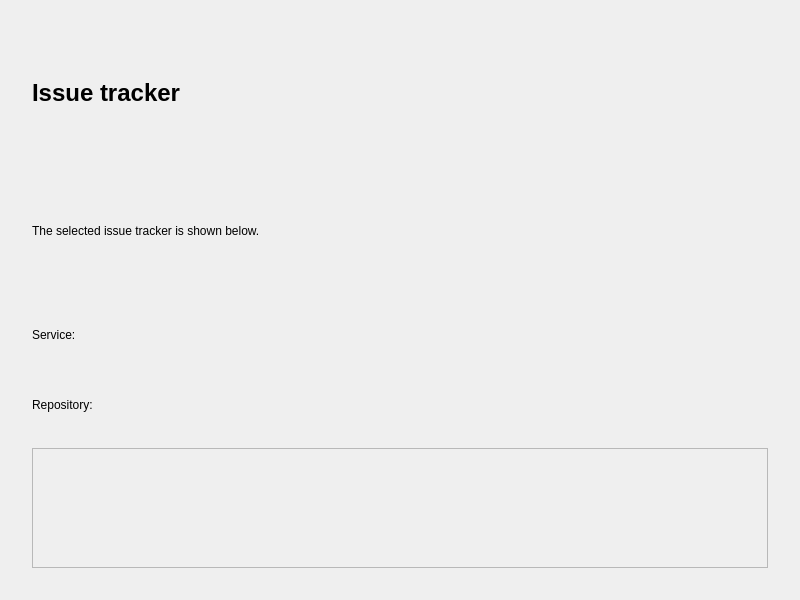
<?xml version="1.0" encoding="UTF-8"?>
<ui version="4.0">
 <class>IssueTrackerContainer</class>
 <widget class="QWidget" name="IssueTrackerContainer">
  <property name="geometry">
   <rect>
    <x>0</x>
    <y>0</y>
    <width>800</width>
    <height>600</height>
   </rect>
  </property>
  <property name="windowTitle">
   <string>Form</string>
  </property>
  <layout class="QVBoxLayout" name="mainLayout">
   <property name="spacing">
    <number>18</number>
   </property>
   <property name="leftMargin">
    <number>32</number>
   </property>
   <property name="topMargin">
    <number>32</number>
   </property>
   <property name="rightMargin">
    <number>32</number>
   </property>
   <property name="bottomMargin">
    <number>32</number>
   </property>
   <item>
    <widget class="QLabel" name="titleLabel">
     <property name="styleSheet">
      <string>font-size: 24px; font-weight: bold;</string>
     </property>
     <property name="text">
      <string>Issue tracker</string>
     </property>
    </widget>
   </item>
   <item>
    <widget class="QLabel" name="descriptionLabel">
     <property name="text">
      <string>The selected issue tracker is shown below.</string>
     </property>
     <property name="wordWrap">
      <bool>true</bool>
     </property>
    </widget>
   </item>
   <item>
    <layout class="QGridLayout" name="detailsLayout">
     <item row="0" column="0">
      <widget class="QLabel" name="serviceLabel">
       <property name="text">
        <string>Service:</string>
       </property>
      </widget>
     </item>
     <item row="0" column="1">
      <widget class="QLabel" name="labelServiceValue">
       <property name="text">
        <string/>
       </property>
      </widget>
     </item>
     <item row="1" column="0">
      <widget class="QLabel" name="repositoryLabel">
       <property name="text">
        <string>Repository:</string>
       </property>
      </widget>
     </item>
     <item row="1" column="1">
      <widget class="QLabel" name="labelRepositoryValue">
       <property name="text">
        <string/>
       </property>
       <property name="textInteractionFlags">
        <set>Qt::TextInteractionFlag::TextSelectableByMouse</set>
       </property>
      </widget>
     </item>
    </layout>
   </item>
   <item>
    <widget class="QFrame" name="browserContainer">
     <property name="frameShape">
      <enum>QFrame::StyledPanel</enum>
     </property>
     <property name="frameShadow">
      <enum>QFrame::Sunken</enum>
     </property>
     <layout class="QVBoxLayout" name="browserContainerLayout">
      <property name="leftMargin">
       <number>0</number>
      </property>
      <property name="topMargin">
       <number>0</number>
      </property>
      <property name="rightMargin">
       <number>0</number>
      </property>
      <property name="bottomMargin">
       <number>0</number>
      </property>
     </layout>
    </widget>
   </item>
  </layout>
 </widget>
 <resources/>
 <connections/>
</ui>
